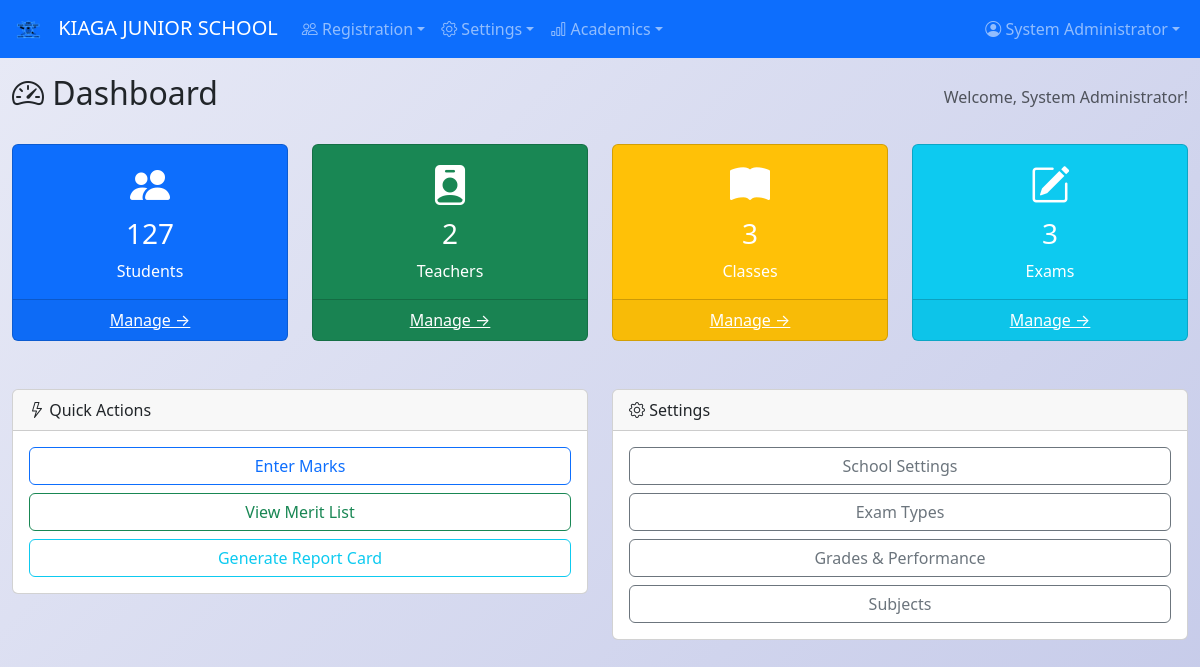
The page /dashboard (signed in) on the database its author committed.
### app.py (models this page shows, shortened)
class SchoolSettings(db.Model):
    id = db.Column(db.Integer, primary_key=True)
    school_name = db.Column(db.String(200), nullable=False, default='My School')
    school_address = db.Column(db.Text, nullable=True)
    school_phone = db.Column(db.String(50), nullable=True)
    school_email = db.Column(db.String(120), nullable=True)
    school_motto = db.Column(db.String(200), nullable=True)
    principal_name = db.Column(db.String(100), nullable=True)
    principal_title = db.Column(db.String(100), nullable=True, default='Principal')
    city = db.Column(db.String(100), nullable=True)
    logo_url = db.Column(db.String(500), nullable=True)
    po_box = db.Column(db.String(100), nullable=True)
    term_begins = db.Column(db.String(20), nullable=True)
    closing_date = db.Column(db.String(20), nullable=True)

class User(UserMixin, db.Model):
    id = db.Column(db.Integer, primary_key=True)
    username = db.Column(db.String(80), unique=True, nullable=False)
    email = db.Column(db.String(120), unique=True, nullable=True)
    password_hash = db.Column(db.String(200), nullable=False)
    role = db.Column(db.String(20), nullable=False, default='Teacher')
    full_name = db.Column(db.String(100), nullable=False)
    created_at = db.Column(db.DateTime, default=datetime.utcnow)

### app.py (the view)
@app.route('/dashboard')
@login_required
def dashboard():
    return render_template('dashboard.html',
        student_count=Student.query.count(),
        teacher_count=User.query.filter_by(role='Teacher').count(),
        class_count=Class.query.count(),
        exam_count=ExamType.query.count())

### app.py (called while the page is built)
@login_manager.user_loader
def load_user(user_id):
    return User.query.get(int(user_id))

@app.context_processor
def inject_school_settings():
    s = SchoolSettings.query.first()
    if not s:
        s = SchoolSettings(school_name='My School')
        db.session.add(s)
        db.session.commit()
    gs = GradeSetting.query.order_by(GradeSetting.min_percentage.desc()).all()
    return dict(school=s, grade_settings=gs)

### templates/dashboard.html (shortened to what this page needs)
{% extends "base.html" %}
{% block content %}
<div class="d-flex justify-content-between align-items-center mb-4">
    <h2><i class="bi bi-speedometer2"></i> Dashboard</h2>
    <span class="text-muted">Welcome, {{ current_user.full_name }}!</span>
</div>
<div class="row g-4">
    <div class="col-md-3">
        <div class="card text-white bg-primary">
            <div class="card-body text-center">
                <h1><i class="bi bi-people-fill"></i></h1>
                <h3>{{ student_count }}</h3>
                <p class="mb-0">Students</p>
            </div>
            <div class="card-footer text-center">
                <a href="{{ url_for('students') }}" class="text-white">Manage →</a>
            </div>
        </div>
    </div>
    <div class="col-md-3">
        <div class="card text-white bg-success">
            <div class="card-body text-center">
                <h1><i class="bi bi-person-badge-fill"></i></h1>
                <h3>{{ teacher_count }}</h3>
                <p class="mb-0">Teachers</p>
            </div>
            <div class="card-footer text-center">
                <a href="{{ url_for('teachers') }}" class="text-white">Manage →</a>
            </div>
        </div>
    </div>
    <div class="col-md-3">
        <div class="card text-white bg-warning">
            <div class="card-body text-center">
                <h1><i class="bi bi-book-fill"></i></h1>
                <h3>{{ class_count }}</h3>
                <p class="mb-0">Classes</p>
            </div>
            <div class="card-footer text-center">
                <a href="{{ url_for('classes') }}" class="text-white">Manage →</a>
            </div>
        </div>
    </div>
    <div class="col-md-3">
        <div class="card text-white bg-info">
            <div class="card-body text-center">
                <h1><i class="bi bi-pencil-square"></i></h1>
                <h3>{{ exam_count }}</h3>
                <p class="mb-0">Exams</p>
            </div>
            <div class="card-footer text-center">
                <a href="{{ url_for('exams') }}" class="text-white">Manage →</a>
            </div>
        </div>
    </div>
</div>
<div class="row mt-4 g-4">
    <div class="col-md-6">
        <div class="card">
            <div class="card-header"><i class="bi bi-lightning"></i> Quick Actions</div>
            <div class="card-body">
                <div class="d-grid gap-2">
                    <a href="{{ url_for('marks') }}" class="btn btn-outline-primary">Enter Marks</a>
                    <a href="{{ url_for('merit_list') }}" class="btn btn-outline-success">View Merit List</a>
                    <a href="{{ url_for('report_card') }}" class="btn btn-outline-info">Generate Report Card</a>
                </div>
            </div>
        </div>
    </div>
    <div class="col-md-6">
        <div class="card">
            <div class="card-header"><i class="bi bi-gear"></i> Settings</div>
            <div class="card-body">
                <div class="d-grid gap-2">
                    <a href="{{ url_for('school_settings') }}" class="btn btn-outline-secondary">School Settings</a>
                    <a href="{{ url_for('exams') }}" class="btn btn-outline-secondary">Exam Types</a>
                    <a href="{{ url_for('grades') }}" class="btn btn-outline-secondary">Grades & Performance</a>
                    <a href="{{ url_for('subjects') }}" class="btn btn-outline-secondary">Subjects</a>
                </div>
            </div>
        </div>
    </div>
</div>
{% endblock %}

### templates/base.html (shortened to what this page needs)
<!DOCTYPE html>
<html lang="en">
<head>
    <link href="https://cdn.jsdelivr.net/npm/bootstrap@5.3.2/dist/css/bootstrap.min.css" rel="stylesheet">
    <link rel="stylesheet" href="https://cdn.jsdelivr.net/npm/bootstrap-icons@1.11.2/font/bootstrap-icons.css">
</head>
<body>
{% if current_user.is_authenticated %}
<nav class="navbar navbar-expand-lg navbar-dark bg-primary no-print">
    <div class="container-fluid">
        <a class="navbar-brand" href="{{ url_for('dashboard') }}">
            {% if school.logo_url %}<img src="{{ school.logo_url }}" alt="Logo" style="height:30px;margin-right:8px;">{% else %}<i class="bi bi-mortarboard-fill"></i>{% endif %}
            {{ school.school_name }}
        </a>
        <div class="collapse navbar-collapse" id="navbarNav">
            <ul class="navbar-nav me-auto">
                <li class="nav-item dropdown">
                    <a class="nav-link dropdown-toggle" data-bs-toggle="dropdown" href="#"><i class="bi bi-people"></i> Registration</a>
                </li>
                <li class="nav-item dropdown">
                    <a class="nav-link dropdown-toggle" data-bs-toggle="dropdown" href="#"><i class="bi bi-gear"></i> Settings</a>
                </li>
                <li class="nav-item dropdown">
                    <a class="nav-link dropdown-toggle" data-bs-toggle="dropdown" href="#"><i class="bi bi-bar-chart"></i> Academics</a>
                </li>
            </ul>
            <ul class="navbar-nav">
                <li class="nav-item dropdown">
                    <a class="nav-link dropdown-toggle" data-bs-toggle="dropdown" href="#"><i class="bi bi-person-circle"></i> {{ current_user.full_name }}</a>
                </li>
            </ul>
        </div>
    </div>
</nav>
{% endif %}
<div class="container-fluid mt-2">{% block content %}{% endblock %}</div>
</body>
</html>

### templates/base.html (style rules this page uses)
body { background: linear-gradient(135deg, #e8eaf6 0%, #c5cae9 100%); min-height: 100vh; }

### rows shown on the page
SchoolSettings: logo_url (picture), school_name "KIAGA JUNIOR SCHOOL"
User: full_name "System Administrator"

### other values the page prints
{{ student_count }} "127"
{{ teacher_count }} "2"
{{ class_count }} "3"
{{ exam_count }} "3"
